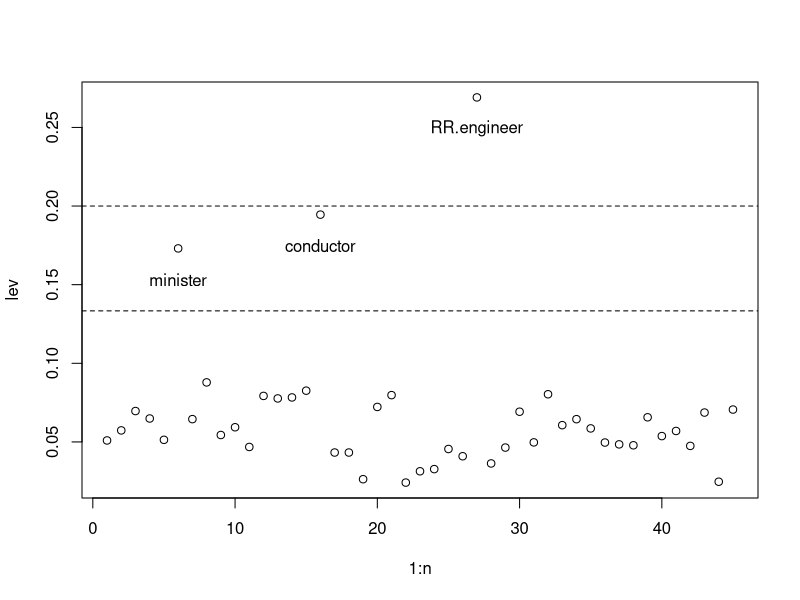
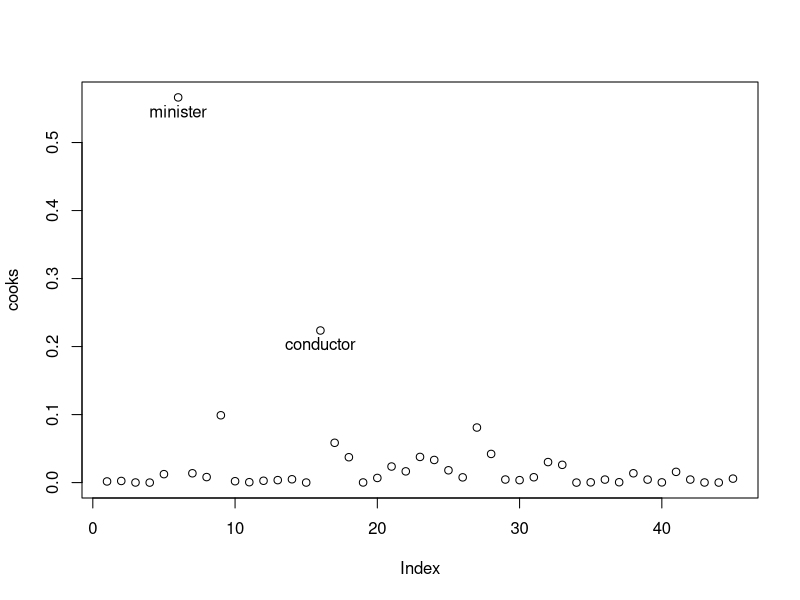
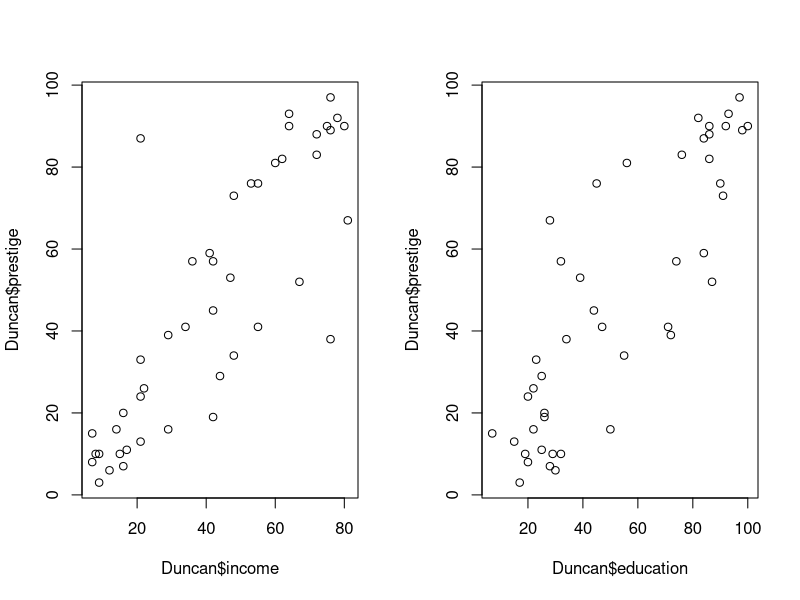
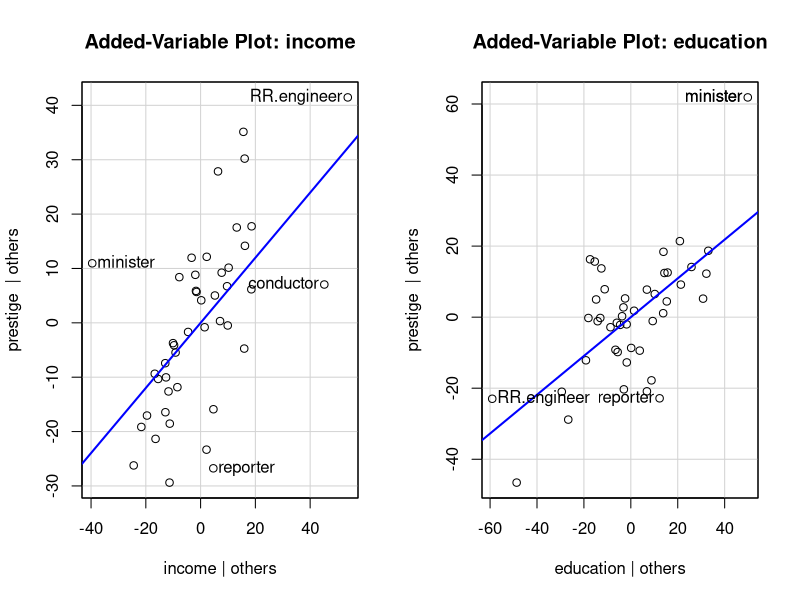
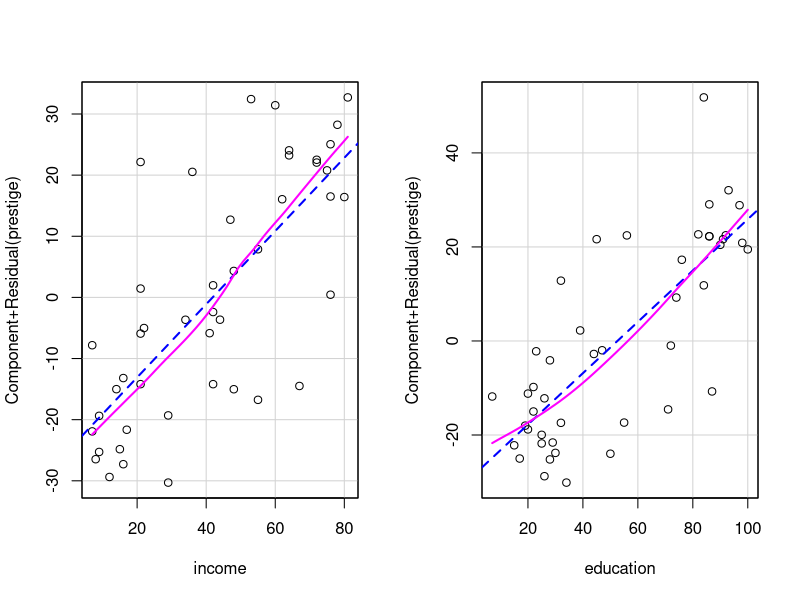
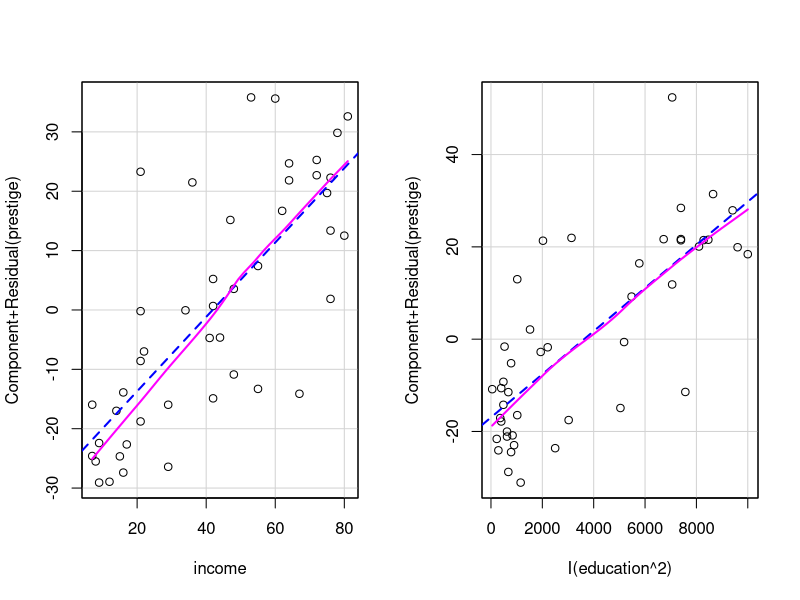

Write the R code that produced these figures, in order.
## ---- chunk 1
knitr::opts_chunk$set(
  cache=TRUE, warning=FALSE, error=FALSE, message=FALSE, echo=TRUE, 
  results = 'markup', dev='png', dpi=150
)
## ---- chunk 2
library(car)
data(Duncan)
head(Duncan)
## ---- chunk 3
mod <- lm(prestige ~ income + education, data=Duncan)
X <- cbind(1, Duncan[,c("income", "education")])
X <- unname(as.matrix(X))
# compute the hat values
H <- X %*% solve(t(X) %*% X) %*% t(X)
lev <- diag(H)
n = length(lev); p = 2
# get the values with high leverage
lev.sorted <- sort(lev, decreasing=T, index.return=T)
## ---- chunk 4
plot(1:n, lev)
for(i in lev.sorted$ix[1:3]) {
  text(i, lev[i]-0.02, rownames(Duncan)[i])
}
hbar <- (p+1)/n
abline(h=2*hbar, lty=2)
abline(h=3*hbar, lty=2)
## ---- chunk 5
cooks<- cooks.distance(model = mod)
plot(cooks)
cooks.sorted <- sort(cooks, decreasing=T, index.return=T)
for(i in cooks.sorted$ix[1:2]) {
  text(i, cooks[i]-0.02, rownames(Duncan)[i])
}
## ---- chunk 6
qf(0.5, p, n-p)
## ---- chunk 7
par(mfrow = c(1,2))
plot(Duncan$income, Duncan$prestige)
plot(Duncan$education, Duncan$prestige)
avPlot(mod, "income")
avPlot(mod, "education")

# they are same
# a = lm(Duncan$prestige ~ Duncan$education)
# b = lm(Duncan$income ~ Duncan$education)
# plot(a$residuals ~ b$residuals)
## ---- chunk 8
par(mfrow = c(1,2))
crPlot(mod, variable = "income")
crPlot(mod, variable = "education")

mod2<- lm(prestige ~ income + I(education^2), data = Duncan)
crPlot(mod2, variable = "income")
crPlot(mod2, variable = "I(education^2)")
